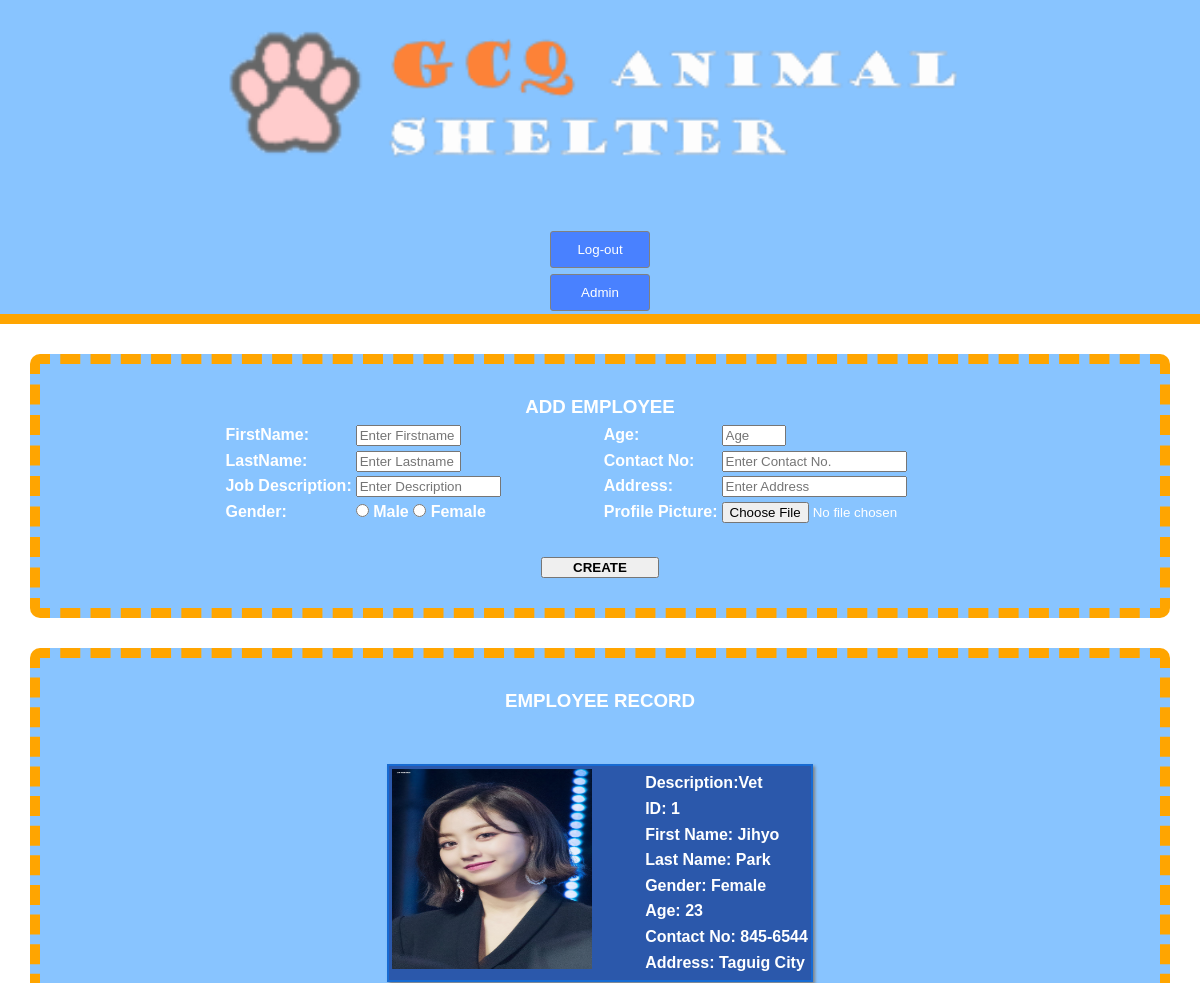
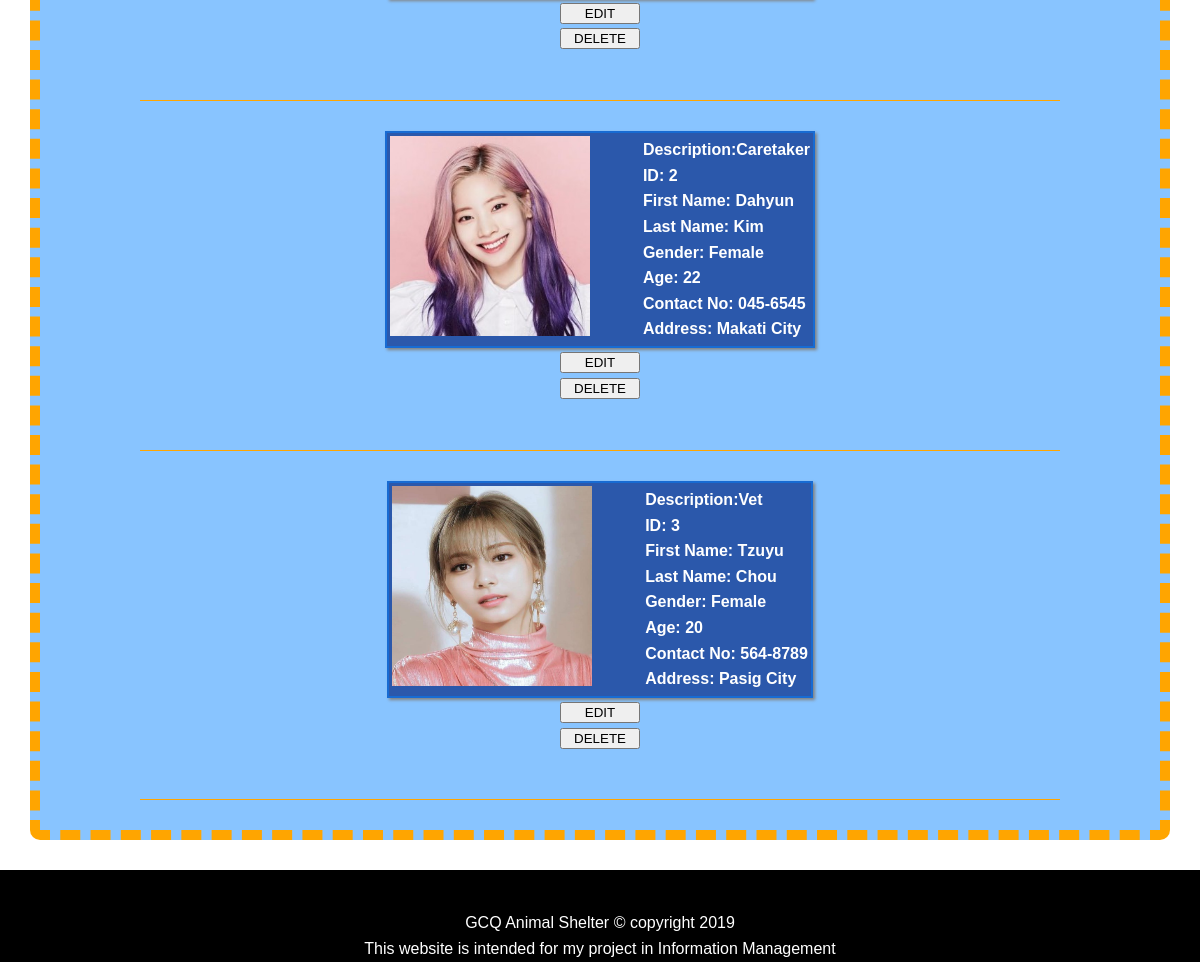
The page /CrudEmployee.php (signed in) on the database its author committed (2 pictures, top to bottom).
### tables this page shows
CREATE TABLE `employee` (
  `employee_id` int(11) NOT NULL,
  `employee_picture` varchar(100) NOT NULL,
  `employee_desc` varchar(255) NOT NULL,
  `employee_fname` varchar(45) DEFAULT NULL,
  `employee_lname` varchar(100) NOT NULL,
  `employee_age` int(11) NOT NULL,
  `employee_gender` varchar(100) NOT NULL,
  `employee_contact` varchar(45) DEFAULT NULL,
  `employee_address` varchar(45) DEFAULT NULL
);

### readEmployee.php (called while the page is built)
<?php
require('includes/config.php');
$employeeQuery = "SELECT * FROM employee";
$employeeSql = mysqli_query($conn, $employeeQuery);
?>

### CrudEmployee.php (the view, shortened to what this page needs)
<?php
include ('readEmployee.php');
?>
<!DOCTYPE html>
<html>
<head>
	<link rel="stylesheet" type="text/css" href="css/style.css">
</head>
<body>
 <header id="mainHeader">
	 	<div class="case">
	 		<img src="image/cat.png">
	    	<nav>
	    		<ul style="display: inline">
	    			<li>
	   					<form action="logout.php" method="post">
	    				<input type="submit" name="logout" value="Log-out"  style="color: white; background-color: #0034FF77;padding: 10px;  border-radius: 3px; border: 1px solid gray; width: 100px; margin: 3px">
	    				</form>
	    			</li>
	    			<li>
	   					<form action="adminPanel.php" method="post">
	    				<input type="submit" name="adminPanel" value="Admin"  style="color: white; background-color: #0034FF77;padding: 10px;  border-radius: 3px; border: 1px solid gray; width: 100px; margin: 3px ">
	    				</form>
	    			</li>
	    		</ul>
	    	</nav>
	    </div>
     </header>
<div class="create">
		<h3>ADD EMPLOYEE</h3>
	<form  action="createEmployee.php" method="post" enctype="multipart/form-data">
		<table>
			<td>
				<p><label>FirstName:</label></p>
				<p><label>LastName:</label></p>
				<p><label>Job Description:</label></p>
				<p><label>Gender:</label></p>
			</td>
			<td>
				<p><input type="text" name="employeeFname" placeholder="Enter Firstname" size="10" required/></p>
				<p><input type="text" name="employeeLname" placeholder="Enter Lastname" size="10" required/></p>
				<p><input  type="text" name="employeeDesc" placeholder="Enter Description" size="15" required/></p>
				<p>
				<input type="radio" name="employeeGender" value="Male" required>
				<label for="male">Male</label>
				<input type="radio" name="employeeGender" value="Female">
				<label for="female">Female</label><br>
				</p>
			</td>
			<td class="labels">
				<p><label>Age:</label></p>
				<p><label>Contact No:</label></p>
				<p><label>Address:</label></p>
				<p><label>Profile Picture:</label></p>
			</td>
			<td>
				<p><input type="number" name="employeeAge" min="18" max="200" step="1" size="15" placeholder="Age" required/></p>
				<p><input type="text" name="employeeContact" placeholder="Enter Contact No." size="20" required/></p>
				<p><input type="text" name="employeeAdress" placeholder="Enter Address" size="20"/></p>
				<p><input type="file" name="fileToUpload" id="fileToUpload"></p>
			</td>
		</table>
			<h3 class="btncreate"><input type="submit" name="employeeCreate" value="CREATE"></h3>
	</form>
</div>
<div class="records">
<h3>EMPLOYEE RECORD</h3>
<?php
if (isset($_SESSION['username'])) {
while($result = mysqli_fetch_array($employeeSql)){?>
<section>
		<table>
		<td>
			<?php echo "<img src='image/".$result['employee_picture']."' style='width: 200px; height: 200px' alt='image_for_employee'>" ?>
		</td>
		<td style="padding-left: 50px">
			<p>Description:<?php echo $result['employee_desc'] ?></p>
			<p>ID: <?php echo $result['employee_id'] ?></p>
			<p>First Name: <?php echo $result['employee_fname'] ?></p>
			<p>Last Name: <?php echo $result['employee_lname'] ?></p>
			<p>Gender: <?php echo $result['employee_gender'] ?></p>
			<p>Age: <?php echo $result['employee_age'] ?></p>
			<p>Contact No: <?php echo $result['employee_contact'] ?></p>
			<p>Address: <?php echo $result['employee_address'] ?></p>
		</td>
		</table>
		<h3>
				<form action="updateEmployee.php" method="get">
					<input type="submit" name="editEmployee" value="EDIT"  style="width: 80px">
				</form>
				<form action="deleteEmployee.php" method="get">
					<input type="submit" name="deleteEmployee" value="DELETE" style="width: 80px">
				</form>
		</h3><div class="line"></div>
</section>
<?php
}
}
else
{echo '<script>window.location.href = "login.php"</script>';}
?>
</div>
<footer>
	<div>
		GCQ Animal Shelter &copy; copyright 2019
		<p>This website is intended for my project in Information Management</p>
	</div>
</footer>
</body>
</html>

### css/style.css (style rules this page uses)
* { margin:0; }
body { font-family: Arial; line-height: 1.6em; font-size: 16px; }
.case { margin:auto; width: 80%; overflow: hidden; text-shadow: 1px 1px 2px black; }
#mainHeader { background-color: #0080FF77; }
#mainHeader nav { float: right; }
#mainHeader ul { padding-top: 30px; }
#mainHeader li { display: inline; }
footer { background-color: black; text-align: center; color: white; padding-top: 40px; }
@media (max-width: 1200px) { #mainHeader, #mainHeader nav, .link a { float: none; width: 100%; text-align: center; display: block; } }
@media (max-width: 1200px) { #mainHeader img { width: 80%; } }

### CrudEmployee.php (style rules this page uses)
.labels { padding-left: 100px; }
.create h3 { text-align: center; }
.create table { margin-left: auto; margin-right: auto; }
.records table { border: 2px solid #0080FF77; background-color: #2b58ab; box-shadow: gray 2px 2px 3px; }
.create { position: static; margin: 30px; padding-top: 30px; padding-bottom: : 30px; background-color: #0080FF77; border-radius: 10px; border: 10px dashed orange; color: white; font-weight: 900; }
#mainHeader { border-bottom: 10px solid orange; }
.btncreate input { margin: 30px; padding-left: 30px; padding-right: 30px; background-color: #0034FF77 color:white; font-weight: 900 }
.records h3 { text-align: center; margin-bottom: 50px; }
.records { position: static; margin: 30px; padding-top: 30px; padding-bottom: : 30px; background-color: #0080FF77; border-radius: 10px; border: 10px dashed orange; color: white; font-weight: 900; }
.records table { margin-left: auto; margin-right: auto; }
.line { background-color: orange; height: 1px; margin-top: 30px; margin-bottom: 30px; margin-left: 100px; margin-right: 100px; }

### rows shown on the page
employee: employee_picture (picture), employee_desc "Vet", employee_id "1", employee_fname "Jihyo", employee_lname "Park", employee_gender "Female", employee_age "23", employee_contact "845-6544", employee_address "Taguig City"
employee: employee_picture (picture), employee_desc "Caretaker", employee_id "2", employee_fname "Dahyun", employee_lname "Kim", employee_gender "Female", employee_age "22", employee_contact "045-6545", employee_address "Makati City"
employee: employee_picture (picture), employee_desc "Vet", employee_id "3", employee_fname "Tzuyu", employee_lname "Chou", employee_gender "Female", employee_age "20", employee_contact "564-8789", employee_address "Pasig City"
